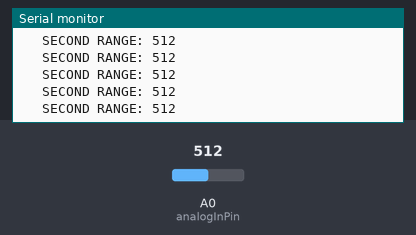
A sketch run on a simulated Arduino Uno, built with avr-gcc and run on an emulated ATmega328P. Shown: the last lines printed to the serial monitor. Inputs (shaded band) come from the test bench; at power-on: A0 (analogInPin) = 512.

Above: at 1.2 s.
1.3 s: A0 (analogInPin) set to 625
At 1.9 s:
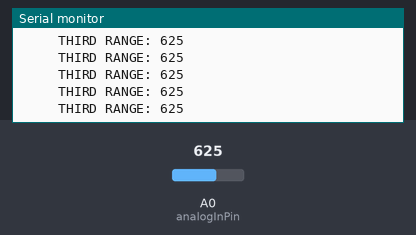
3.2 s: A0 (analogInPin) set to 606
At 4.1 s:
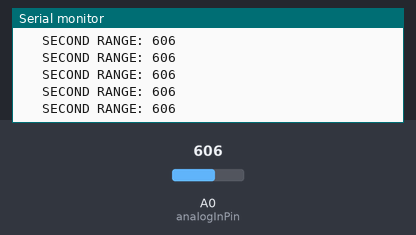
6.2 s: A0 (analogInPin) set to 880
At 6.7 s:
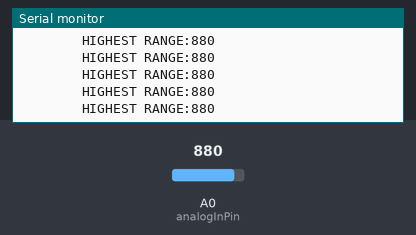
8.1 s: A0 (analogInPin) set to 860
At 8.6 s:
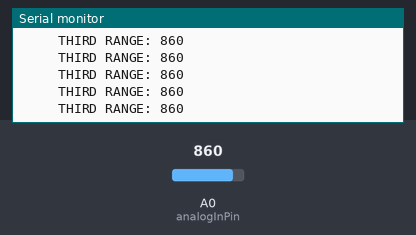
11.1 s: A0 (analogInPin) set to 900
At 12.0 s:
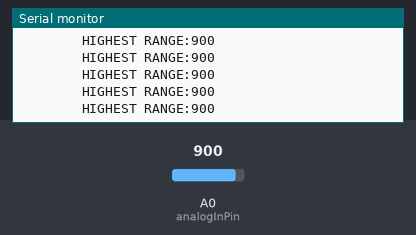
14.1 s: A0 (analogInPin) set to 716
At 14.8 s:
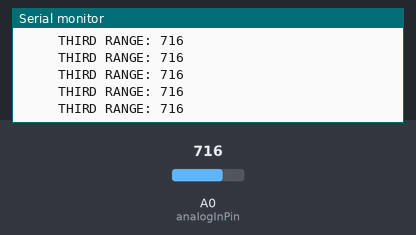
Timing chart, 0 to 17.1 s (numbered marks = the images above; inputs shaded):
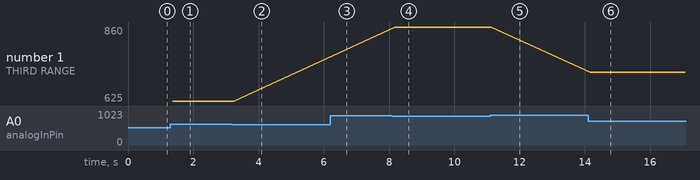

The sketch:

Knob_In.ino
```cpp
const int analogInPin = A0;
int sensorValue = 0;

void setup() {
  // initialize serial communications at 9600 bps:
  Serial.begin(9600);
}

void loop() {
  // read the analog in value:
  sensorValue = analogRead(analogInPin);

  if(sensorValue >= 0 && sensorValue <=255){
    Serial.print("FIRST RANGE: ");
  }
  else if(sensorValue >= 256 && sensorValue <=615){
    Serial.print("   SECOND RANGE: ");
  }
  else if(sensorValue >= 616 && sensorValue <=870){
    Serial.print("     THIRD RANGE: ");
  }
  else{
    Serial.print("        HIGHEST RANGE:");
  }

  // print the results to the serial monitor:
  //Serial.print(" sensor = ");
  Serial.println(sensorValue);

  delay(10);
}
```

Measured:
- after the input at 1.3 s, the serial monitor: prints a new line after 0.07 s (image 1)
- after the input at 3.2 s, the serial monitor: prints a new line after 0.06 s (image 2)
- after the input at 6.2 s, the serial monitor: prints a new line after 0.06 s (image 3)
- after the input at 8.1 s, the serial monitor: prints a new line after 0.07 s (image 4)
- after the input at 11.1 s, the serial monitor: prints a new line after 0.06 s (image 5)
- after the input at 14.1 s, the serial monitor: prints a new line after 0.06 s (image 6)
- plotted number 1: 625 → 860 after the input at 8.1 s, 860 → 716 after the input at 14.1 s
